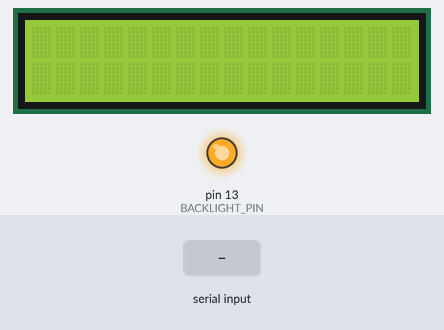
Bench run of a sketch on a simulated Arduino Uno, built with avr-gcc and run on an emulated ATmega328P. Parts: 16×2 character LCD, output pins drawn as LEDs (lit = HIGH). Inputs (shaded band) come from the test bench.

Above: at 1.2 s.
1.3 s: "1" received over Serial
At 2.6 s:
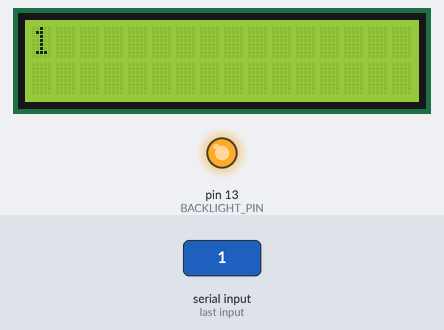
2.9 s: "0" received over Serial
At 4.0 s:
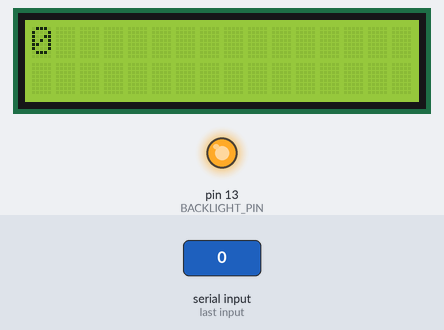
4.5 s: "2" received over Serial
At 5.2 s:
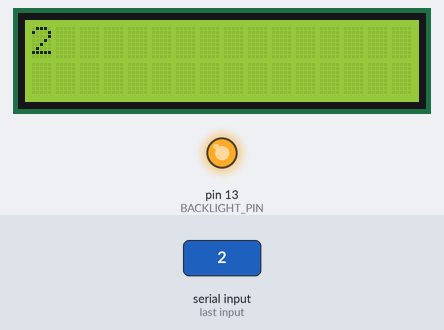
Timing chart, 0 to 7.5 s (numbered marks = the images above; inputs shaded):
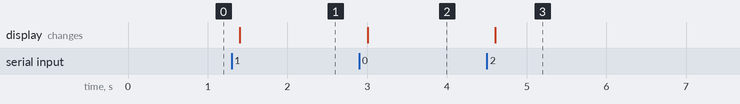

The sketch:

AD.ino
```cpp
#include <Wire.h>
#include <LiquidCrystal_I2C.h>

#define BACKLIGHT_PIN     13

LiquidCrystal_I2C lcd(0x27);  // set the LCD address to 0x38

void setup()
{
    Wire.begin();
  pinMode ( BACKLIGHT_PIN, OUTPUT );
  lcd.begin (16,2);
  digitalWrite ( BACKLIGHT_PIN, HIGH );

  Serial.begin(57600);
}

void loop()
{
  // when characters arrive over the serial port...
  if (Serial.available())
  {
    // wait a bit for the entire message to arrive
    delay(100);
    // clear the screen
    lcd.clear();
    // read all the available characters
    while (Serial.available() > 0)
    {
      // display each character to the LCD
      lcd.write(Serial.read());
    }
  }
}
```

Measured:
- after the input at 1.3 s, the display: changes after 0.10 s (image 1)
- after the input at 2.9 s, the display: changes after 0.10 s (image 2)
- after the input at 4.5 s, the display: changes after 0.10 s (image 3)
